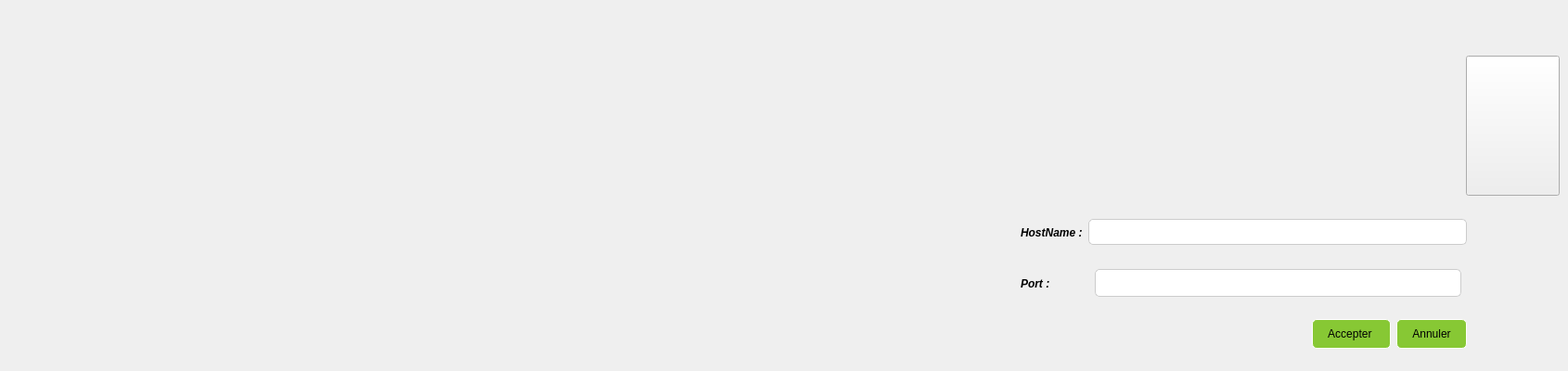
    <widget class="QWidget" name="page_2">
     <widget class="QWidget" name="layoutWidget_2">
      <property name="geometry">
       <rect>
        <x>1100</x>
        <y>330</y>
        <width>481</width>
        <height>61</height>
       </rect>
      </property>
      <layout class="QHBoxLayout" name="horizontalLayout_10">
       <item>
        <spacer name="horizontalSpacer_5">
         <property name="orientation">
          <enum>Qt::Horizontal</enum>
         </property>
         <property name="sizeHint" stdset="0">
          <size>
           <width>40</width>
           <height>20</height>
          </size>
         </property>
        </spacer>
       </item>
       <item>
        <widget class="QPushButton" name="ok">
         <property name="styleSheet">
          <string notr="true">QPushButton {
	
	font: 12pt &quot;MV Boli&quot;;
    background-color: #87c834;
    border: 1px solid #ffffff;
    border-radius: 5px;
    color: black;
    padding: 8px 16px;
}

QPushButton:hover {
    background-color: #6CAD83;
}

</string>
         </property>
         <property name="text">
          <string>Accepter </string>
         </property>
        </widget>
       </item>
       <item>
        <widget class="QPushButton" name="cancel">
         <property name="styleSheet">
          <string notr="true">QPushButton {
	
	font: 12pt &quot;MV Boli&quot;;
    background-color: #87c834;
    border: 1px solid #ffffff;
    border-radius: 5px;
    color: black;
    padding: 8px 16px;
}

QPushButton:hover {
    background-color: #6CAD83;
}

</string>
         </property>
         <property name="text">
          <string>Annuler</string>
         </property>
        </widget>
       </item>
      </layout>
     </widget>
     <widget class="QLabel" name="label_12">
      <property name="geometry">
       <rect>
        <x>1100</x>
        <y>290</y>
        <width>61</width>
        <height>31</height>
       </rect>
      </property>
      <property name="font">
       <font>
        <weight>75</weight>
        <italic>true</italic>
        <bold>true</bold>
       </font>
      </property>
      <property name="text">
       <string>Port :</string>
      </property>
     </widget>
     <widget class="QWidget" name="layoutWidget_3">
      <property name="geometry">
       <rect>
        <x>1100</x>
        <y>220</y>
        <width>481</width>
        <height>61</height>
       </rect>
      </property>
      <layout class="QHBoxLayout" name="horizontalLayout_8">
       <item>
        <widget class="QLabel" name="label_14">
         <property name="font">
          <font>
           <weight>75</weight>
           <italic>true</italic>
           <bold>true</bold>
          </font>
         </property>
         <property name="text">
          <string>HostName :</string>
         </property>
        </widget>
       </item>
       <item>
        <widget class="QLineEdit" name="hostname">
         <property name="styleSheet">
          <string notr="true">QLineEdit {
    background-color: white;
    border: 1px solid #ccc;
    border-radius: 5px;
    padding: 5px;
    color: #333;
}

QLineEdit:hover {
    border: 1px solid #aaa;
}

QLineEdit:focus {
    border: 1px solid #007acc;
    background-color: #ffffff;
}
</string>
         </property>
        </widget>
       </item>
      </layout>
     </widget>
     <widget class="QLineEdit" name="port">
      <property name="geometry">
       <rect>
        <x>1180</x>
        <y>290</y>
        <width>395</width>
        <height>30</height>
       </rect>
      </property>
      <property name="styleSheet">
       <string notr="true">QLineEdit {
    background-color: white;
    border: 1px solid #ccc;
    border-radius: 5px;
    padding: 5px;
    color: #333;
}

QLineEdit:hover {
    border: 1px solid #aaa;
}

QLineEdit:focus {
    border: 1px solid #007acc;
    background-color: #ffffff;
}
</string>
      </property>
     </widget>
     <widget class="QPushButton" name="pushButton_4">
      <property name="geometry">
       <rect>
        <x>1580</x>
        <y>60</y>
        <width>101</width>
        <height>151</height>
       </rect>
      </property>
      <property name="styleSheet">
       <string notr="true">image: url(:/logo ....png);
border-image: url(:/logo ....png);</string>
      </property>
      <property name="text">
       <string/>
      </property>
     </widget>
    </widget>
